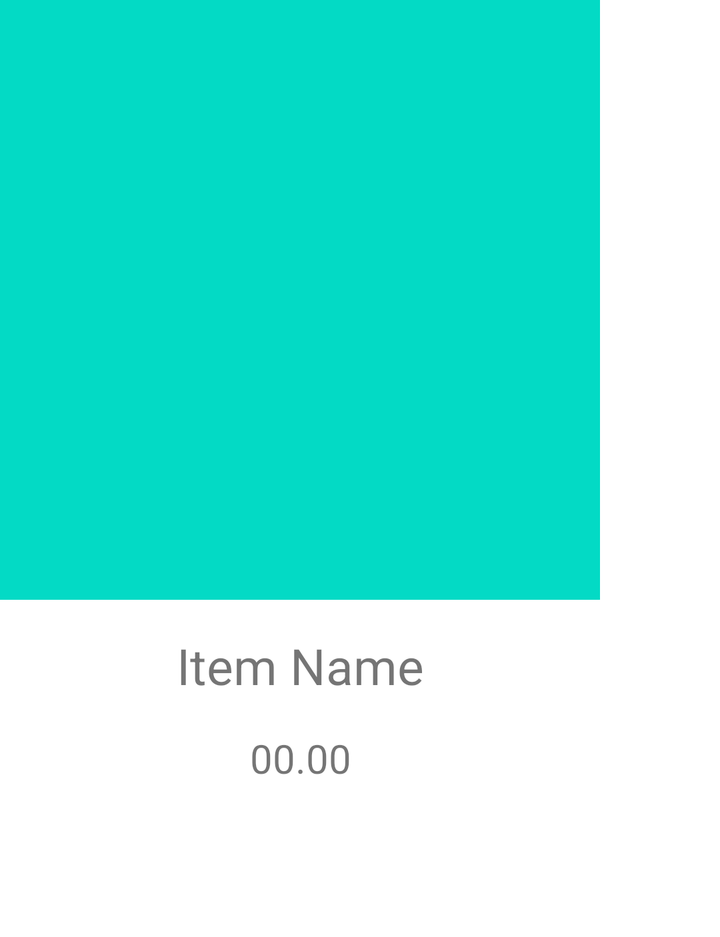
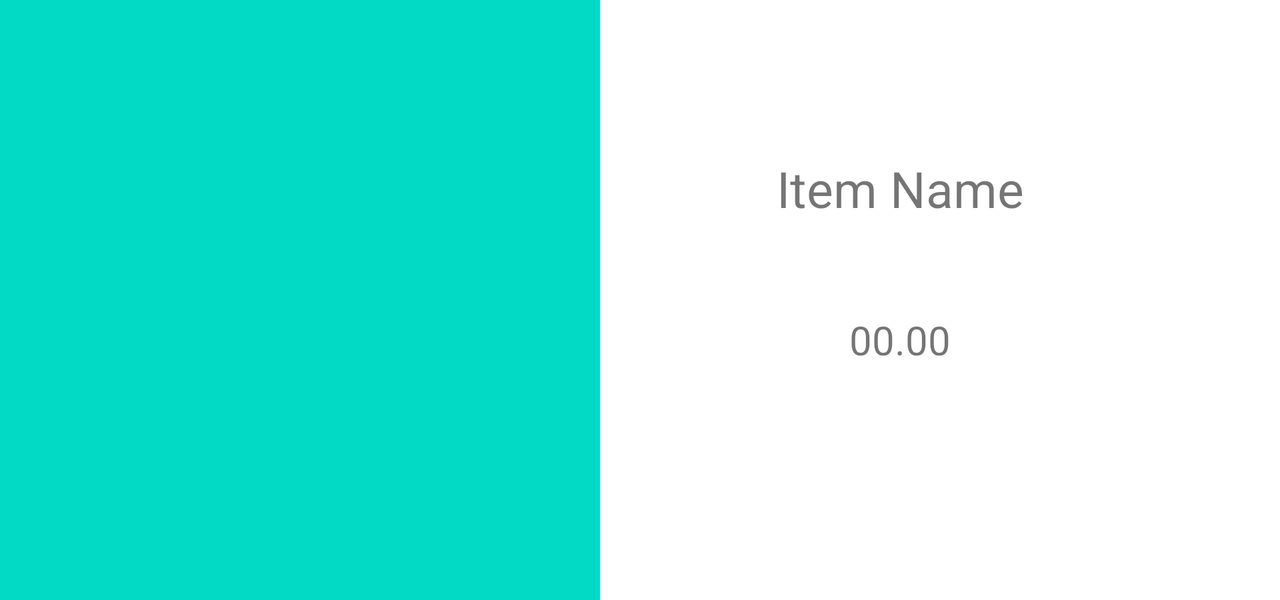

First picture: res/layout/ on a phone held upright. Second picture: the repository's own variant of that layout, on a device whose configuration matches the variant's folder. Source for both follows.
<!-- AndroidManifest.xml: application theme Theme.Food_App_v03 -->
<!-- res/layout/add2cart_dialog.xml -->
<?xml version="1.0" encoding="utf-8"?>
<androidx.constraintlayout.widget.ConstraintLayout xmlns:android="http://schemas.android.com/apk/res/android"
    xmlns:tools="http://schemas.android.com/tools"
    android:layout_width="300dp"
    android:layout_height="wrap_content"
    xmlns:app="http://schemas.android.com/apk/res-auto">

    <ImageView
        android:id="@+id/dialog_iv"
        android:layout_width="300dp"
        android:layout_height="300dp"
        android:background="@color/teal_200"
        app:layout_constraintEnd_toEndOf="parent"
        app:layout_constraintHorizontal_bias="0.0"
        app:layout_constraintStart_toStartOf="parent"
        app:layout_constraintTop_toTopOf="parent"
        android:scaleType="centerCrop"/>

    <TextView
        android:id="@+id/dialog_name"
        android:layout_width="300dp"
        android:layout_height="wrap_content"
        android:layout_marginTop="16dp"
        android:text="Item Name"
        android:textAlignment="center"
        android:textSize="25dp"
        app:layout_constraintEnd_toEndOf="parent"
        app:layout_constraintHorizontal_bias="0.5"
        app:layout_constraintStart_toStartOf="parent"
        app:layout_constraintTop_toBottomOf="@+id/dialog_iv" />

    <TextView
        android:id="@+id/dialog_food_price"
        android:layout_width="wrap_content"
        android:layout_height="wrap_content"
        android:layout_marginTop="16dp"
        android:text="00.00"
        android:textSize="20dp"
        app:layout_constraintEnd_toEndOf="parent"
        app:layout_constraintHorizontal_bias="0.502"
        app:layout_constraintStart_toStartOf="parent"
        app:layout_constraintTop_toBottomOf="@+id/dialog_name" />

    <Button
        android:id="@+id/dialog_add_to_cart_btn"
        android:layout_width="180dp"
        android:layout_height="60dp"
        android:layout_marginTop="16dp"
        android:background="@drawable/rectangle_btn"
        android:text="Add to cart\n1"
        android:textSize="15dp"
        app:layout_constraintBottom_toBottomOf="parent"
        app:layout_constraintEnd_toStartOf="@+id/dialog_add_btn"
        app:layout_constraintStart_toEndOf="@+id/dialog_minus_btn"
        app:layout_constraintTop_toBottomOf="@+id/dialog_food_price" />

    <Button
        android:id="@+id/dialog_minus_btn"
        android:layout_width="60dp"
        android:layout_height="60dp"
        android:layout_marginTop="16dp"
        android:background="@drawable/rectangle_btn"
        android:text="-"
        android:textSize="20dp"
        app:layout_constraintBottom_toBottomOf="parent"
        app:layout_constraintStart_toStartOf="parent"
        app:layout_constraintTop_toBottomOf="@+id/dialog_food_price" />

    <Button
        android:id="@+id/dialog_add_btn"
        android:layout_width="60dp"
        android:layout_height="60dp"
        android:layout_marginTop="16dp"
        android:background="@drawable/rectangle_btn"
        android:text="+"
        android:textSize="20dp"
        app:layout_constraintBottom_toBottomOf="parent"
        app:layout_constraintEnd_toEndOf="parent"
        app:layout_constraintTop_toBottomOf="@+id/dialog_food_price" />


</androidx.constraintlayout.widget.ConstraintLayout>
<!-- resources referenced by this layout -->
<resources>
  <color name="teal_200">#FF03DAC5</color>
  <style name="Theme.Food_App_v03" parent="Theme.MaterialComponents.DayNight.NoActionBar">
          
          <item name="colorPrimary">@color/bright_pink</item>
          <item name="colorPrimaryVariant">@color/purple_700</item>
          <item name="colorOnPrimary">@color/white</item>
          
          <item name="colorSecondary">@color/teal_200</item>
          <item name="colorSecondaryVariant">@color/teal_700</item>
          <item name="colorOnSecondary">@color/black</item>
          
          <item name="android:statusBarColor" tools:targetApi="l">@color/black</item>
          
      </style>
  <color name="purple_700">#FF3700B3</color>
  <color name="white">#FFFFFFFF</color>
  <color name="teal_700">#FF018786</color>
  <color name="black">#FF000000</color>
</resources>
<!-- res/layout-land/add2cart_dialog.xml (the repository's variant of the layout above) -->
<!-- drawn on the phone turned sideways -->
<?xml version="1.0" encoding="utf-8"?>
<androidx.constraintlayout.widget.ConstraintLayout xmlns:android="http://schemas.android.com/apk/res/android"
    xmlns:tools="http://schemas.android.com/tools"
    android:layout_width="wrap_content"
    android:layout_height="300dp"
    xmlns:app="http://schemas.android.com/apk/res-auto">

    <ImageView
        android:id="@+id/dialog_iv"
        android:layout_width="300dp"
        android:layout_height="300dp"
        android:background="@color/teal_200"
        app:layout_constraintEnd_toEndOf="parent"
        app:layout_constraintHorizontal_bias="0.0"
        app:layout_constraintStart_toStartOf="parent"
        app:layout_constraintTop_toTopOf="parent"
        android:scaleType="centerCrop"/>

    <TextView
        android:id="@+id/dialog_name"
        android:layout_width="300dp"
        android:layout_height="wrap_content"
        android:text="Item Name"
        android:textAlignment="center"
        android:textSize="25dp"
        app:layout_constraintBottom_toBottomOf="parent"
        app:layout_constraintStart_toEndOf="@+id/dialog_iv"
        app:layout_constraintTop_toTopOf="parent"
        app:layout_constraintVertical_bias="0.29000002" />

    <TextView
        android:id="@+id/dialog_food_price"
        android:layout_width="wrap_content"
        android:layout_height="wrap_content"
        android:layout_marginTop="16dp"
        android:text="00.00"
        android:textSize="20dp"
        app:layout_constraintBottom_toBottomOf="parent"
        app:layout_constraintEnd_toEndOf="@+id/dialog_name"
        app:layout_constraintStart_toStartOf="@+id/dialog_name"
        app:layout_constraintTop_toBottomOf="@+id/dialog_name"
        app:layout_constraintVertical_bias="0.19999999" />

    <Button
        android:id="@+id/dialog_add_to_cart_btn"
        android:layout_width="180dp"
        android:layout_height="60dp"
        android:layout_marginTop="16dp"
        android:background="@drawable/rectangle_btn"
        android:text="Add to cart\n1"
        android:textSize="15dp"
        app:layout_constraintBottom_toBottomOf="parent"
        app:layout_constraintStart_toEndOf="@+id/dialog_minus_btn"
        app:layout_constraintTop_toBottomOf="@+id/dialog_food_price"
        app:layout_constraintVertical_bias="1.0" />

    <Button
        android:id="@+id/dialog_minus_btn"
        android:layout_width="60dp"
        android:layout_height="60dp"
        android:layout_marginTop="16dp"
        android:background="@drawable/rectangle_btn"
        android:text="-"
        android:textSize="20dp"
        app:layout_constraintBottom_toBottomOf="parent"
        app:layout_constraintStart_toStartOf="@+id/dialog_name"
        app:layout_constraintTop_toBottomOf="@+id/dialog_food_price"
        app:layout_constraintVertical_bias="1.0" />

    <Button
        android:id="@+id/dialog_add_btn"
        android:layout_width="60dp"
        android:layout_height="60dp"
        android:layout_marginTop="16dp"
        android:background="@drawable/rectangle_btn"
        android:text="+"
        android:textSize="20dp"
        app:layout_constraintBottom_toBottomOf="parent"
        app:layout_constraintEnd_toEndOf="@+id/dialog_name"
        app:layout_constraintStart_toEndOf="@+id/dialog_add_to_cart_btn"
        app:layout_constraintTop_toBottomOf="@+id/dialog_food_price"
        app:layout_constraintVertical_bias="1.0" />


</androidx.constraintlayout.widget.ConstraintLayout>
